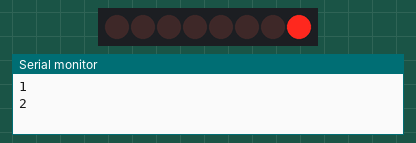
Recording of a sketch running on a simulated Arduino Uno, built with avr-gcc and run on an emulated ATmega328P. On the bench: 8 shift-register outputs drawn as a row of LEDs (first output left, lit = HIGH), the last lines printed to the serial monitor. Wiring (inferred from the names in the program): shift register (74HC595): data pin 12; shift clock pin 9; latch pin 11. Wiring (inferred from the signals the program sends): row of LEDs: on Q0, Q1, Q2, Q3, Q4, Q5, Q6, Q7.

Above: at 0.37 s.
At 3.12 s:
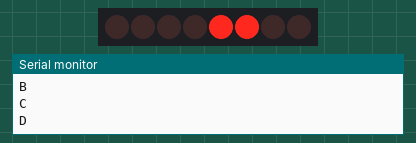
At 10.38 s:
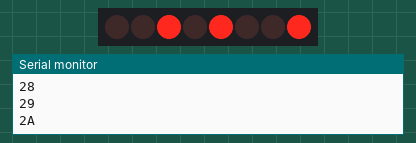
At 19.39 s:
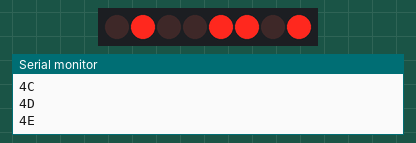
At 30.65 s:
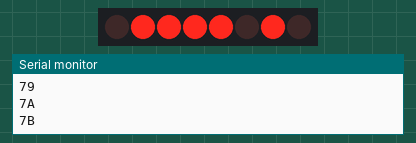
At 39.66 s:
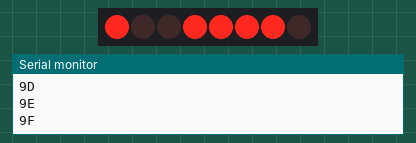
Timing chart, 0 to 40.0 s (numbered marks = the images above):
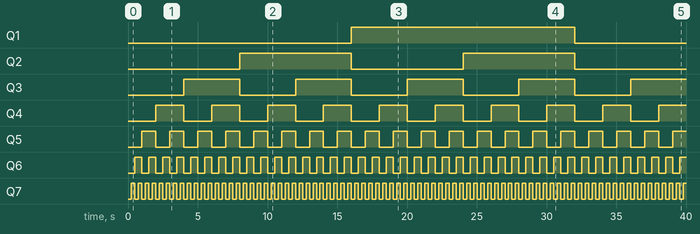

The sketch:

binarycounter-w-shiftregister.ino
```cpp
int latchPin = 11;
int clockPin = 9;
int dataPin = 12;

byte LEDs = 0x00;
int dt = 250;

void setup() {
  Serial.begin(115200);
  pinMode(latchPin, OUTPUT);
  pinMode(dataPin, OUTPUT);
  pinMode(clockPin, OUTPUT);

}

void loop() {
  digitalWrite(latchPin, LOW);
  shiftOut(dataPin, clockPin, LSBFIRST, LEDs);
  digitalWrite(latchPin, HIGH);

  LEDs += 1;
  Serial.println(LEDs, HEX);
  delay(dt);

}
```

Measured:
- by itself, Q1: LOW → HIGH at 16.0 s, → LOW 16.0 s later
- by itself, Q2: alternates HIGH for 8.0 s and LOW for 8.0 s
- by itself, Q3: alternates HIGH for 4.0 s and LOW for 4.0 s
- by itself, Q4: alternates HIGH for 2.0 s and LOW for 2.0 s
- by itself, Q5: alternates HIGH for 1.0 s and LOW for 1.0 s
- by itself, Q6: alternates HIGH for 0.50 s and LOW for 0.50 s
- by itself, Q7: alternates HIGH for 0.25 s and LOW for 0.25 s
